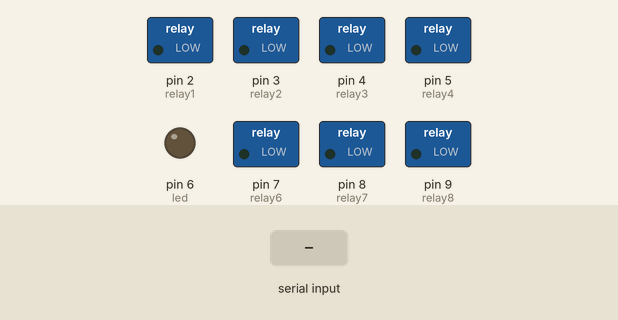
Recording of a sketch running on a simulated Arduino Uno, built with avr-gcc and run on an emulated ATmega328P. Shown: switched loads named in the sketch (green lamp = pin HIGH), output pins drawn as LEDs (lit = HIGH). Inputs (shaded band) come from the test bench.

Above: at 1.2 s.
1.3 s: "TO" received over Serial
At 2.5 s:
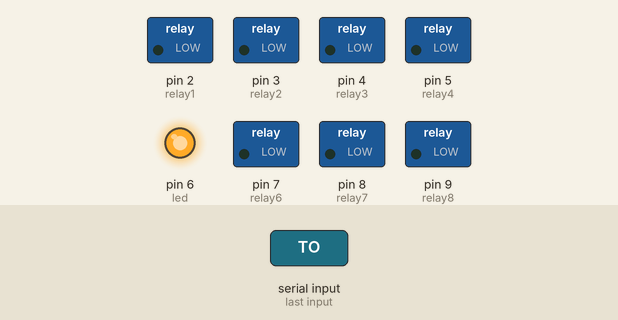
2.8 s: "RSOFF1" received over Serial
At 3.1 s:
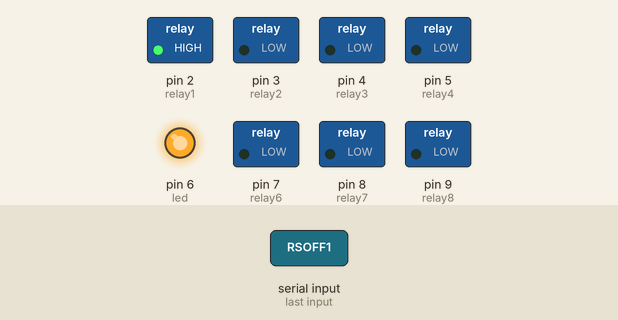
4.3 s: "TF" received over Serial
At 5.5 s:
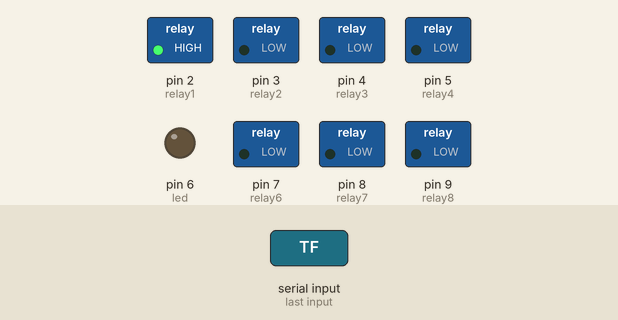
5.8 s: "RSOFF2" received over Serial
At 6.4 s:
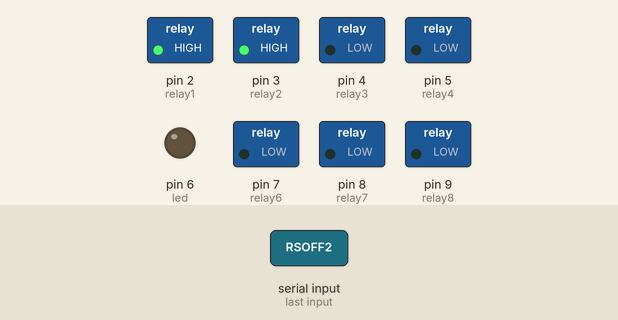
7.3 s: "RSON1" received over Serial
At 7.7 s:
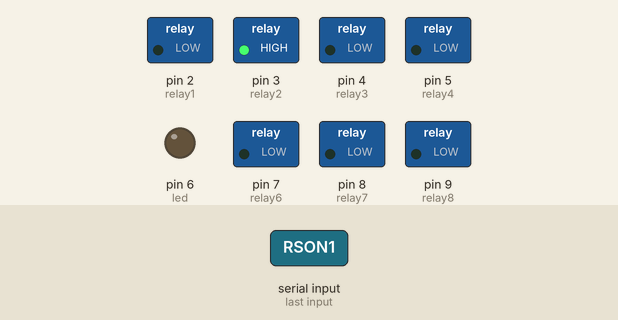
8.8 s: "RSOFF3" received over Serial
At 9.1 s:
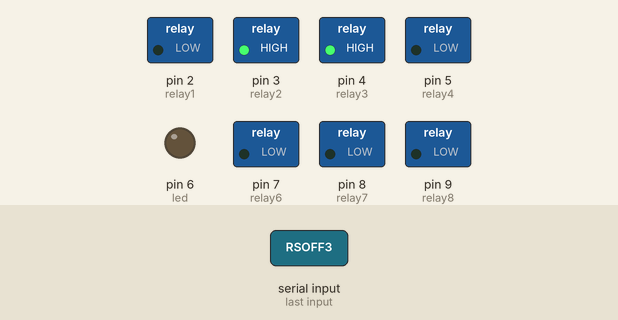
Timing chart, 0 to 11.3 s (numbered marks = the images above; inputs shaded):
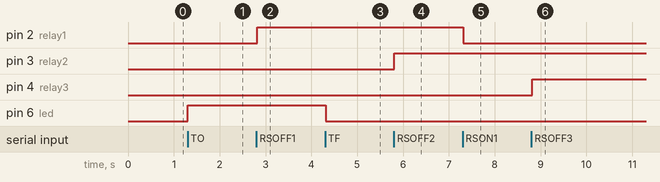

Measured:
- after the input at 1.3 s, pin 6 (led): LOW → HIGH at once
- after the input at 2.8 s, pin 2 (relay1): LOW → HIGH at once
- after the input at 4.3 s, pin 6 (led): HIGH → LOW at once
- after the input at 5.8 s, pin 3 (relay2): LOW → HIGH at once
- after the input at 7.3 s, pin 2 (relay1): HIGH → LOW at once
- after the input at 8.8 s, pin 4 (relay3): LOW → HIGH at once

The sketch:

OUT_BOARD_WITHOUT_PRINT.ino
```cpp
char command;
String string;
boolean ledon = false;
#define led 6
#define relay1 2
#define relay2 3
#define relay3 4
#define relay4 5
#define relay5 6
#define relay6 7
#define relay7 8
#define relay8 9


void setup()
{
  Serial.begin(9600);
  pinMode(led, OUTPUT);
  pinMode(relay1, OUTPUT);
  pinMode(relay2, OUTPUT);
  pinMode(relay3, OUTPUT);
  pinMode(relay4, OUTPUT);
  pinMode(relay5, OUTPUT);
  pinMode(relay6, OUTPUT);
  pinMode(relay7, OUTPUT);
  pinMode(relay8, OUTPUT);
}
void loop()
{
  Serial.flush();
if (Serial.available() > 0)
  {string = "";}
  while(Serial.available() > 0)
  {
    command = ((byte)Serial.read());
    if(command == ':')
    {
      break;
    }
    else
    {
      string += command;
    }
    delay(1);
  }
if(string == "TO")
{
    ledOn();
    ledon = true;
}
if(string =="TF")
{
  ledOff();
  ledon = false;
}


if(string == "RSON1")
{
     digitalWrite(relay1, LOW);
    delay(500);
}
if(string =="RSOFF1")
{
     digitalWrite(relay1,HIGH);
    delay(500);
}

if(string == "RSON2")
{
    digitalWrite(relay2, LOW);
    delay(500);
}
if(string =="RSOFF2")
{
    digitalWrite(relay2, HIGH);
   delay(500);
}

if(string == "RSON3")
{
    digitalWrite(relay3,LOW );
   delay(500);
}
if(string =="RSOFF3")
{
    digitalWrite(relay3, HIGH);
   delay(500);
}

if(string == "RSON4")
{
   digitalWrite(relay4, LOW);
   delay(500);
}
if(string =="RSOFF4")
{
   digitalWrite(relay4, HIGH);
   delay(500);

}

if(string == "RSON5")
{
    digitalWrite(relay5, LOW);
   delay(500);

}
if(string =="RSOFF5")
{
   digitalWrite(relay5, HIGH);
   delay(500);

}

if(string == "RSON6")
{
    digitalWrite(relay6, LOW);
   delay(500);

}
if(string =="RSOFF6")
{
    digitalWrite(relay6, HIGH);
   delay(500);

}

if(string == "RSON7")
{
    digitalWrite(relay7, LOW);
   delay(500);

}
if(string =="RSOFF7")
{
    digitalWrite(relay7, HIGH);
   delay(500);

}

if(string == "RSON8")
{
   digitalWrite(relay8, LOW);
   delay(500);

}
if(string =="RSOFF8")
{
   digitalWrite(relay8, HIGH);
   delay(500);

}


//if ((string.toInt()>=0)&&(string.toInt()<=HIGH))
//{
//  if (ledon==true)
//  {
//    digitalWrite(led, string.toInt());
//    Serial.println(string); //debug
//   delay(500);
//  }
//}
}
void ledOn()
{
    analogWrite(led, 255);
   delay(10);
}
 void ledOff()
{
    analogWrite(led, 0);
   delay(10);
}
```
